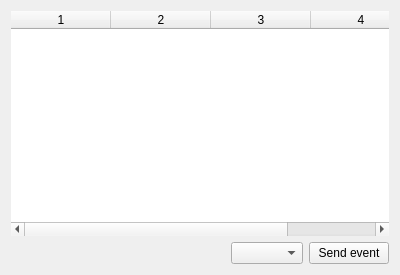
<?xml version="1.0" encoding="UTF-8"?>
<ui version="4.0">
 <class>EventsWidget</class>
 <widget class="QWidget" name="EventsWidget">
  <property name="geometry">
   <rect>
    <x>0</x>
    <y>0</y>
    <width>400</width>
    <height>275</height>
   </rect>
  </property>
  <property name="windowTitle">
   <string>Form</string>
  </property>
  <layout class="QVBoxLayout" name="verticalLayout">
   <item>
    <widget class="QTableWidget" name="tableEvents">
     <property name="frameShape">
      <enum>QFrame::NoFrame</enum>
     </property>
     <property name="editTriggers">
      <set>QAbstractItemView::NoEditTriggers</set>
     </property>
     <property name="selectionMode">
      <enum>QAbstractItemView::SingleSelection</enum>
     </property>
     <property name="selectionBehavior">
      <enum>QAbstractItemView::SelectRows</enum>
     </property>
     <property name="gridStyle">
      <enum>Qt::NoPen</enum>
     </property>
     <property name="sortingEnabled">
      <bool>false</bool>
     </property>
     <property name="rowCount">
      <number>0</number>
     </property>
     <property name="columnCount">
      <number>4</number>
     </property>
     <attribute name="horizontalHeaderMinimumSectionSize">
      <number>1</number>
     </attribute>
     <attribute name="horizontalHeaderShowSortIndicator" stdset="0">
      <bool>false</bool>
     </attribute>
     <attribute name="horizontalHeaderStretchLastSection">
      <bool>true</bool>
     </attribute>
     <attribute name="verticalHeaderVisible">
      <bool>false</bool>
     </attribute>
     <attribute name="verticalHeaderDefaultSectionSize">
      <number>30</number>
     </attribute>
     <column/>
     <column/>
     <column/>
     <column/>
    </widget>
   </item>
   <item>
    <layout class="QHBoxLayout" name="horizontalLayout" stretch="1,0,0">
     <item>
      <spacer name="horizontalSpacer">
       <property name="orientation">
        <enum>Qt::Horizontal</enum>
       </property>
       <property name="sizeHint" stdset="0">
        <size>
         <width>40</width>
         <height>20</height>
        </size>
       </property>
      </spacer>
     </item>
     <item>
      <widget class="QComboBox" name="comboEvent"/>
     </item>
     <item>
      <widget class="QPushButton" name="buttonSend">
       <property name="text">
        <string>Send event</string>
       </property>
      </widget>
     </item>
    </layout>
   </item>
  </layout>
 </widget>
 <resources/>
 <connections/>
</ui>
